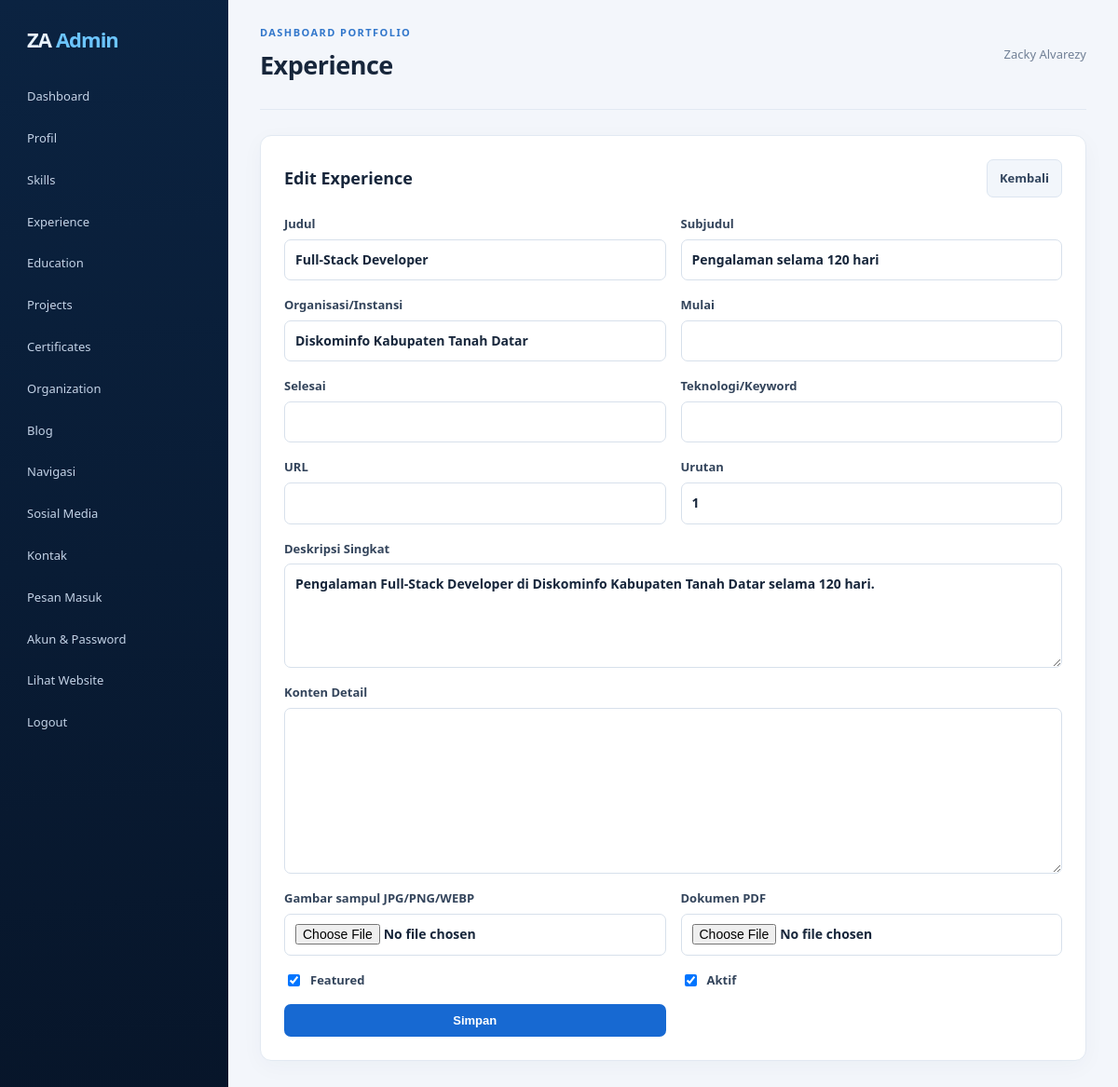
Page /admin/content.php?type=experience&action=edit&id=1 (signed in) on the committed database.
### tables this page shows
CREATE TABLE IF NOT EXISTS content_items (
  id INT UNSIGNED AUTO_INCREMENT PRIMARY KEY,
  type ENUM('skill','experience','education','project','certificate','organization','blog') NOT NULL,
  title VARCHAR(180) NOT NULL,
  subtitle VARCHAR(220) DEFAULT NULL,
  organization VARCHAR(180) DEFAULT NULL,
  start_date VARCHAR(60) DEFAULT NULL,
  end_date VARCHAR(60) DEFAULT NULL,
  description TEXT DEFAULT NULL,
  body LONGTEXT DEFAULT NULL,
  technologies VARCHAR(255) DEFAULT NULL,
  url VARCHAR(255) DEFAULT NULL,
  image VARCHAR(255) DEFAULT NULL,
  document VARCHAR(255) DEFAULT NULL,
  sort_order INT NOT NULL DEFAULT 0,
  is_featured TINYINT(1) NOT NULL DEFAULT 0,
  is_active TINYINT(1) NOT NULL DEFAULT 1,
  created_at TIMESTAMP NULL DEFAULT CURRENT_TIMESTAMP,
  updated_at TIMESTAMP NULL DEFAULT CURRENT_TIMESTAMP ON UPDATE CURRENT_TIMESTAMP,
  INDEX idx_type_active_order (type, is_active, sort_order)
);

### config/database.php (called while the page is built, shortened)
<?php
function db(): PDO
{
    $dsn = 'mysql:host=' . DB_HOST . ';dbname=' . DB_NAME . ';charset=' . DB_CHARSET;
    $pdo = new PDO($dsn, DB_USER, DB_PASS, [
        PDO::ATTR_ERRMODE => PDO::ERRMODE_EXCEPTION,
        PDO::ATTR_DEFAULT_FETCH_MODE => PDO::FETCH_ASSOC,
        PDO::ATTR_EMULATE_PREPARES => false,
    ]);
    return $pdo;
}

### config/helpers.php (called while the page is built, shortened)
<?php
require_once __DIR__ . '/database.php';
function e(mixed $value): string
{
    return htmlspecialchars((string) $value, ENT_QUOTES | ENT_SUBSTITUTE, 'UTF-8');
}
function url(string $path = ''): string
{
    return rtrim(APP_URL, '/') . '/' . ltrim($path, '/');
}

### admin/content.php (the view, shortened to what this page needs)
<?php
$types = [
    'skill' => 'Skills',
    'experience' => 'Experience',
    'education' => 'Education',
    'project' => 'Projects',
    'certificate' => 'Certificates',
    'organization' => 'Organization',
    'blog' => 'Blog',
];
$type = $_GET['type'] ?? 'skill';
$action = $_GET['action'] ?? 'list';
$id = isset($_GET['id']) ? (int) $_GET['id'] : 0;
$item = null;
if ($action === 'edit' && $id > 0) {
    $stmt = db()->prepare('SELECT * FROM content_items WHERE id = :id AND type = :type');
    $stmt->execute(['id' => $id, 'type' => $type]);
    $item = $stmt->fetch();
}
require __DIR__ . '/_header.php';
if ($action === 'create' || $item):
?>
<section class="panel">
  <div class="panel-head">
    <h2><?= $item ? 'Edit' : 'Tambah' ?> <?= e($types[$type]) ?></h2>
    <a class="btn ghost" href="<?= e(url('admin/content.php?type=' . $type)) ?>">Kembali</a>
  </div>
  <form class="form-grid" method="post" enctype="multipart/form-data">
    <label>Judul<input name="title" required value="<?= e($item['title'] ?? $_POST['title'] ?? '') ?>"></label>
    <label>Subjudul<input name="subtitle" value="<?= e($item['subtitle'] ?? $_POST['subtitle'] ?? '') ?>"></label>
    <label>Organisasi/Instansi<input name="organization" value="<?= e($item['organization'] ?? $_POST['organization'] ?? '') ?>"></label>
    <label>Mulai<input name="start_date" value="<?= e($item['start_date'] ?? $_POST['start_date'] ?? '') ?>"></label>
    <label>Selesai<input name="end_date" value="<?= e($item['end_date'] ?? $_POST['end_date'] ?? '') ?>"></label>
    <label>Teknologi/Keyword<input name="technologies" value="<?= e($item['technologies'] ?? $_POST['technologies'] ?? '') ?>"></label>
    <label>URL<input type="url" name="url" value="<?= e($item['url'] ?? $_POST['url'] ?? '') ?>"></label>
    <label>Urutan<input type="number" name="sort_order" value="<?= e((string)($item['sort_order'] ?? $_POST['sort_order'] ?? 0)) ?>"></label>
    <label class="full">Deskripsi Singkat<textarea name="description" rows="4"><?= e($item['description'] ?? $_POST['description'] ?? '') ?></textarea></label>
    <label class="full">Konten Detail<textarea name="body" rows="7"><?= e($item['body'] ?? $_POST['body'] ?? '') ?></textarea></label>
    <label>Gambar sampul JPG/PNG/WEBP<input type="file" name="image" accept=".jpg,.jpeg,.png,.webp"></label>
    <label>Dokumen PDF<input type="file" name="document" accept=".pdf"><?php if (!empty($item['document'])): ?><span class="check"><input type="checkbox" name="remove_document"> Hapus dokumen</span><?php endif; ?></label>
    <label class="check"><input type="checkbox" name="is_featured" <?= !empty($item['is_featured']) ? 'checked' : '' ?>> Featured</label>
    <label class="check"><input type="checkbox" name="is_active" <?= !isset($item) || !empty($item['is_active']) ? 'checked' : '' ?>> Aktif</label>
    <button class="btn primary" type="submit">Simpan</button>
  </form>
</section>
<?php endif; require __DIR__ . '/_footer.php'; ?>

### assets/css/admin.css (style rules this page uses)
:root { --bg:#f3f6fb;--navy:#081a31;--ink:#17263b;--muted:#718096;--blue:#1769d2;--line:#e2e9f2;--panel:#fff }
* { box-sizing:border-box }
body { margin:0;background:var(--bg);color:var(--ink);font:15px/1.6 "Segoe UI",Arial,sans-serif }
a { color:inherit;text-decoration:none }
.panel { background:var(--panel);border:1px solid var(--line);border-radius:12px;padding:25px;margin-bottom:22px;box-shadow:0 6px 24px rgba(18,47,86,.035) }
.panel h2 { font-size:18px;margin:0 0 17px }
.panel-head { display:flex;justify-content:space-between;align-items:center;gap:15px;margin-bottom:18px }
.panel-head h2 { margin:0 }
.btn { display:inline-flex;align-items:center;justify-content:center;border:1px solid transparent;border-radius:7px;padding:9px 13px;font-size:13px;font-weight:700;cursor:pointer }
.btn.primary { background:#1769d2;color:white }
.btn.ghost { background:#f2f6fb;border-color:#dce5f0;color:#32455e }
.form-grid { display:grid;grid-template-columns:repeat(2,minmax(0,1fr));gap:16px }
.form-grid label,.stack-form label { display:grid;gap:6px;font-size:13px;font-weight:600;color:#33445b }
.form-grid input,.form-grid textarea,.form-grid select,.stack-form input,.search-form input { width:100%;border:1px solid #d7e0eb;border-radius:7px;padding:10px 11px;background:white;color:#17263b;font:inherit;font-size:14px }
.form-grid label.full { grid-column:1/-1 }
.form-grid .check { display:flex;align-items:center;gap:8px }
.form-grid .check input { width:auto }

### rows in the picture
content_items: title "Full-Stack Developer", subtitle "Pengalaman selama 120 hari", organization "Diskominfo Kabupaten Tanah Datar", sort_order "1", description "Pengalaman Full-Stack Developer di Diskominfo Kabupaten Tanah Datar selama 120 hari.", is_featured "☑", is_active "☑"

### other values in the picture
$pageTitle "Experience"
$_SESSION['admin_name'] "Zacky Alvarezy"
$types[$type] "Experience"
